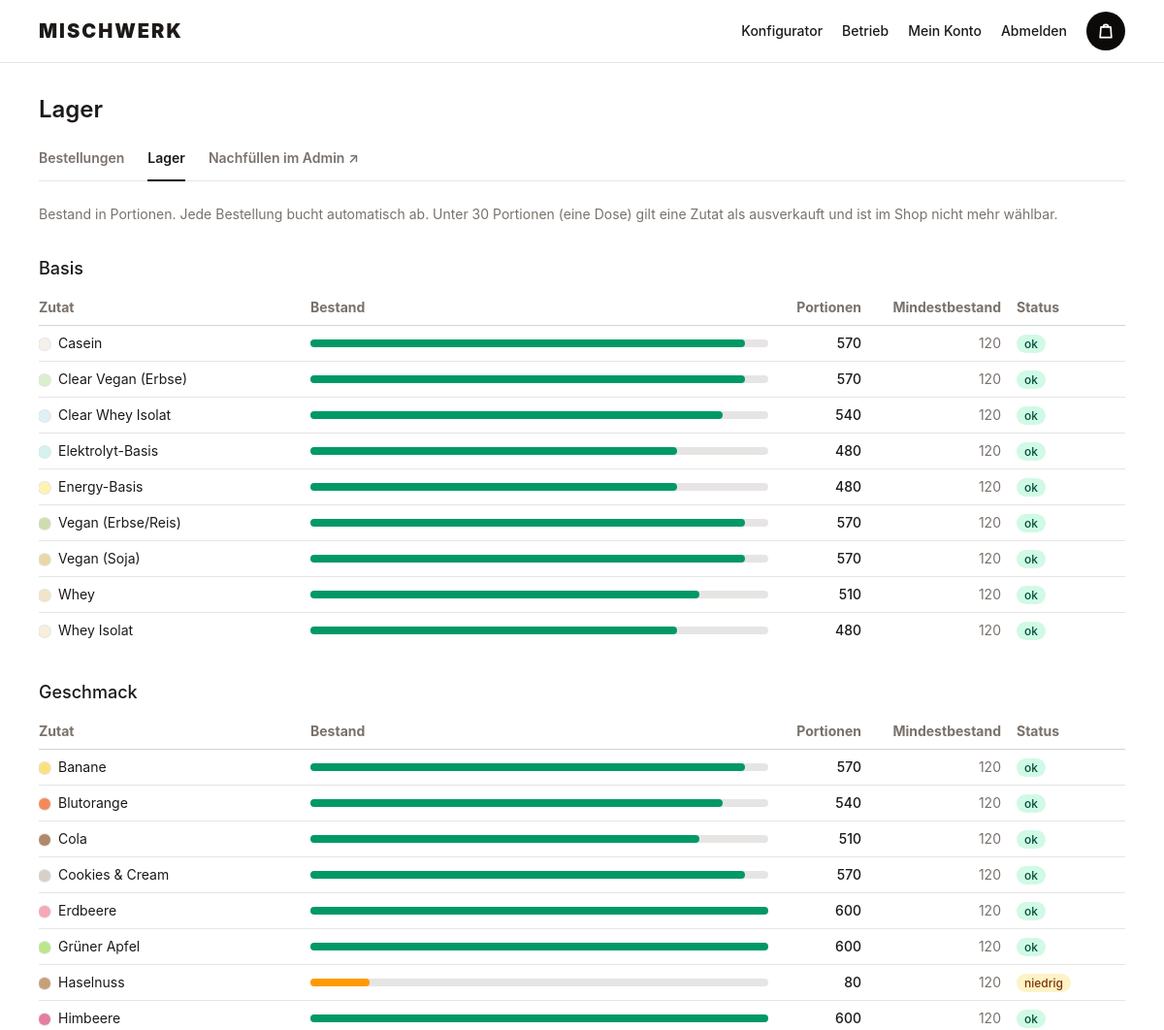
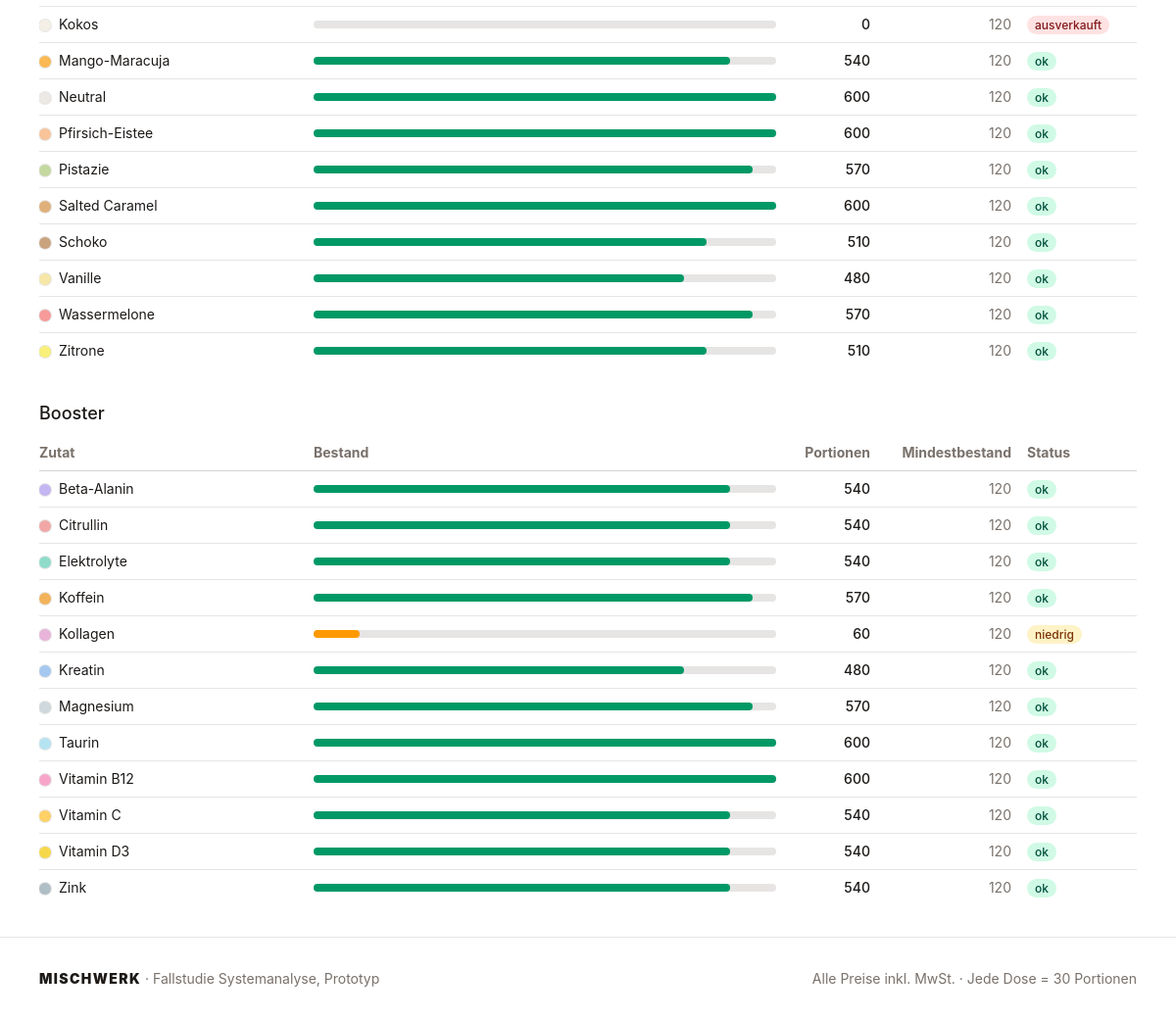
Screenshot of /betrieb/lager/ (signed in) with the database file from the repository (2 pictures, top to bottom).
### shop/models.py (models this page shows, shortened)
class Ingredient(models.Model):
    class Type(models.TextChoices):
        BASE = "base", "Basis"
        FLAVOR = "flavor", "Geschmack"
        BOOSTER = "booster", "Booster"
    name = models.CharField("Name", max_length=100)
    type = models.CharField("Typ", max_length=10, choices=Type.choices)
    price = models.DecimalField("Preis pro Portion (€)", max_digits=6, decimal_places=2)
    kcal = models.DecimalField("kcal", max_digits=6, decimal_places=1, default=0)
    protein = models.DecimalField("Eiweiß (g)", max_digits=5, decimal_places=1, default=0)
    carbs = models.DecimalField("Kohlenhydrate (g)", max_digits=5, decimal_places=1, default=0)
    fat = models.DecimalField("Fett (g)", max_digits=5, decimal_places=1, default=0)
    caffeine_mg = models.PositiveSmallIntegerField("Koffein (mg)", default=0)
    color = models.CharField("Farbe (Hex)", max_length=7, default="#d6d3d1")
    portion_grams = models.PositiveSmallIntegerField(
        "Portionsgröße (g)", default=DEFAULT_PORTION_GRAMS
    )
    for_protein = models.BooleanField("für Protein Shake", default=False)
    for_clear = models.BooleanField("für Clear Protein", default=False)
    for_energy = models.BooleanField("für Energy", default=False)
    for_hydration = models.BooleanField("für Hydration", default=False)
    stock = models.PositiveIntegerField("Lagerbestand (Portionen)", default=0)
    min_stock = models.PositiveIntegerField("Mindestbestand (Portionen)", default=0)
    objects = IngredientQuerySet.as_manager()
    class Meta:
        verbose_name = "Zutat"
        verbose_name_plural = "Zutaten"
        ordering = ["type", "name"]
    @property
    def is_sold_out(self):
        return self.stock < PORTIONS_PER_CAN
    @property
    def is_low(self):
        return self.stock <= self.min_stock

### backoffice/views.py (the view)
# urls.py: path("lager/", views.stock_list, name="stock_list"),
@staff_required
def stock_list(request):
    ingredients = Ingredient.objects.all()
    sections = [
        (label, [i for i in ingredients if i.type == value]) for value, label in Ingredient.Type.choices
    ]
    return render(request, "backoffice/stock_list.html", {"sections": sections})

### orders/cart.py (called while the page is built)
def count(session):
    return sum(session.get(SESSION_KEY, {}).values())

### orders/context_processors.py (called while the page is built)
def cart_count(request):
    return {"cart_count": cart.count(request.session)}

### templates/backoffice/stock_list.html (shortened to what this page needs)
{% extends "base.html" %}
{% block content %}
<h1 class="mb-6 text-2xl font-semibold">Lager</h1>
{% include "backoffice/_nav.html" %}
<p class="mb-6 text-sm text-stone-500">Bestand in Portionen. Jede Bestellung bucht automatisch ab. Unter 30 Portionen (eine Dose) gilt eine Zutat als ausverkauft und ist im Shop nicht mehr wählbar.</p>
{% for label, ingredients in sections %}
  <h2 class="mb-2 mt-8 text-lg font-medium">{{ label }}</h2>
  <div class="overflow-x-auto">
    <table class="w-full table-fixed text-left text-sm">
      <thead class="border-b border-stone-300 text-stone-500 dark:border-stone-600">
        <tr>
          <th class="w-1/4 py-2 pr-4">Zutat</th>
          <th class="py-2 pr-4">Bestand</th>
          <th class="w-24 py-2 pr-4 text-right">Portionen</th>
          <th class="w-36 py-2 pr-4 text-right">Mindestbestand</th>
          <th class="w-28 py-2">Status</th>
        </tr>
      </thead>
      <tbody class="divide-y divide-stone-200 dark:divide-stone-700">
        {% for ingredient in ingredients %}
          <tr>
            <td class="py-2 pr-4"><span class="mr-2 inline-block size-3 rounded-full align-middle ring-1 ring-black/10" style="background: {{ ingredient.color }}"></span>{{ ingredient.name }}</td>
            <td class="py-2 pr-4">
              {% widthratio ingredient.stock ingredient.min_stock 20 as percent %}
              <div class="h-2 rounded-full bg-stone-200 dark:bg-stone-800" aria-hidden="true">
                <div class="h-2 rounded-full {% if ingredient.is_sold_out %}bg-red-600{% elif ingredient.is_low %}bg-amber-500{% else %}bg-emerald-600{% endif %}" style="width: {{ percent|stringformat:'s' }}%; max-width: 100%"></div>
              </div>
            </td>
            <td class="py-2 pr-4 text-right font-medium">{{ ingredient.stock }}</td>
            <td class="py-2 pr-4 text-right text-stone-500">{{ ingredient.min_stock }}</td>
            <td class="py-2">{% include "backoffice/_stock_badge.html" %}</td>
          </tr>
        {% endfor %}
      </tbody>
    </table>
  </div>
{% endfor %}
{% endblock %}

### templates/backoffice/_stock_badge.html
{% if ingredient.is_sold_out %}<span class="rounded-full bg-red-100 px-2 py-0.5 text-xs font-medium text-red-900">ausverkauft</span>{% elif ingredient.is_low %}<span class="rounded-full bg-amber-100 px-2 py-0.5 text-xs font-medium text-amber-900">niedrig</span>{% else %}<span class="rounded-full bg-emerald-100 px-2 py-0.5 text-xs font-medium text-emerald-900">ok</span>{% endif %}

### rows the page displays
Ingredient: label "Basis", name "Casein", stock "570", min_stock "120", shows "ok"
Ingredient: name "Clear Vegan (Erbse)", stock "570", min_stock "120", shows "ok"
Ingredient: name "Clear Whey Isolat", stock "540", min_stock "120", shows "ok"
Ingredient: name "Elektrolyt-Basis", stock "480", min_stock "120", shows "ok"
Ingredient: name "Energy-Basis", stock "480", min_stock "120", shows "ok"
Ingredient: name "Vegan (Erbse/Reis)", stock "570", min_stock "120", shows "ok"
Ingredient: name "Vegan (Soja)", stock "570", min_stock "120", shows "ok"
Ingredient: name "Whey", stock "510", min_stock "120", shows "ok"
Ingredient: name "Whey Isolat", stock "480", min_stock "120", shows "ok"
Ingredient: name "Banane", stock "570", min_stock "120", shows "ok"
Ingredient: name "Blutorange", stock "540", min_stock "120", shows "ok"
Ingredient: name "Cola", stock "510", min_stock "120", shows "ok"
Ingredient: name "Cookies & Cream", stock "570", min_stock "120"
Ingredient: name "Erdbeere", stock "600", min_stock "120", shows "ok"
Ingredient: name "Grüner Apfel", stock "600", min_stock "120", shows "ok"
Ingredient: name "Haselnuss", stock "80", min_stock "120", shows "niedrig"
Ingredient: name "Himbeere", stock "600", min_stock "120", shows "ok"
Ingredient: name "Kokos", stock "0", min_stock "120", shows "ausverkauft"
Ingredient: name "Mango-Maracuja", stock "540", min_stock "120", shows "ok"
Ingredient: name "Neutral", stock "600", min_stock "120", shows "ok"
Ingredient: name "Pfirsich-Eistee", stock "600", min_stock "120", shows "ok"
Ingredient: name "Pistazie", stock "570", min_stock "120", shows "ok"
Ingredient: name "Salted Caramel", stock "600", min_stock "120", shows "ok"
Ingredient: name "Schoko", stock "510", min_stock "120"
Ingredient: name "Vanille", stock "480", min_stock "120", shows "ok"
Ingredient: name "Wassermelone", stock "570", min_stock "120", shows "ok"
Ingredient: name "Zitrone", stock "510", min_stock "120", shows "ok"
Ingredient: type "Booster", name "Beta-Alanin", stock "540", min_stock "120", shows "ok"
Ingredient: name "Citrullin", stock "540", min_stock "120", shows "ok"
Ingredient: name "Elektrolyte", stock "540", min_stock "120", shows "ok"
Ingredient: name "Koffein", stock "570", min_stock "120", shows "ok"
Ingredient: name "Kollagen", stock "60", min_stock "120", shows "niedrig"
Ingredient: name "Kreatin", stock "480", min_stock "120", shows "ok"
Ingredient: name "Magnesium", stock "570", min_stock "120", shows "ok"
Ingredient: name "Taurin", stock "600", min_stock "120", shows "ok"
Ingredient: name "Vitamin B12", stock "600", min_stock "120", shows "ok"
Ingredient: name "Vitamin C", stock "540", min_stock "120", shows "ok"
Ingredient: name "Vitamin D3", stock "540", min_stock "120", shows "ok"
Ingredient: name "Zink", stock "540", min_stock "120", shows "ok"

### other values shown
{{ label }} "Geschmack"
